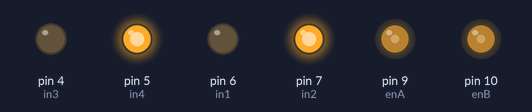
A sketch run on a simulated Arduino Uno, built with avr-gcc and run on an emulated ATmega328P. Parts: output pins drawn as LEDs (lit = HIGH).

Above: at 0.1 s.
Timing chart, 0 to 1.6 s (numbered marks = the images above):
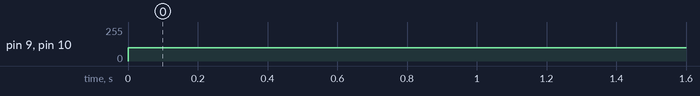

The sketch:

test_motoare.ino
```cpp
#define enA 9
#define in1 6
#define in2 7

#define enB 10
#define in3 4
#define in4 5

int rotDirection = 0;
int pressed = false;

void setup() {
  pinMode(enA, OUTPUT);
  pinMode(in1, OUTPUT);
  pinMode(in2, OUTPUT);

  pinMode(enB, OUTPUT);
  pinMode(in3, OUTPUT);
  pinMode(in4, OUTPUT);

  // Directia de rotire
  digitalWrite(in1, LOW);
  digitalWrite(in2, HIGH);

  digitalWrite(in3, LOW);
  digitalWrite(in4, HIGH);
}

void loop() {

  // valori de la 0 la 100 pentru putere
  analogWrite(enA, 100);
  analogWrite(enB, 100);
}
```

Measured:
- by itself, pin 9 (enA), pin 10 (enB): 0/255 → 100/255 at 0.00 s
